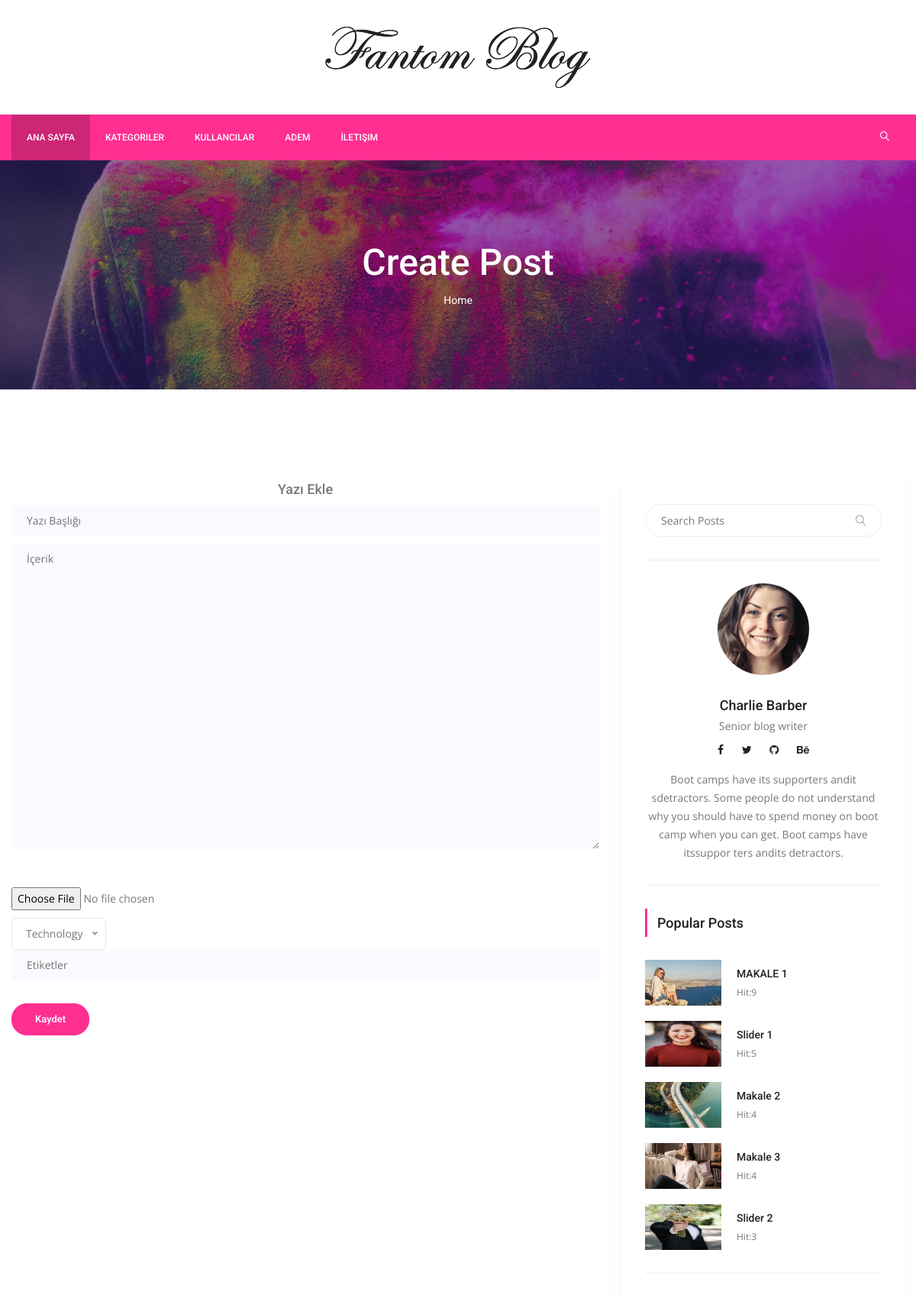
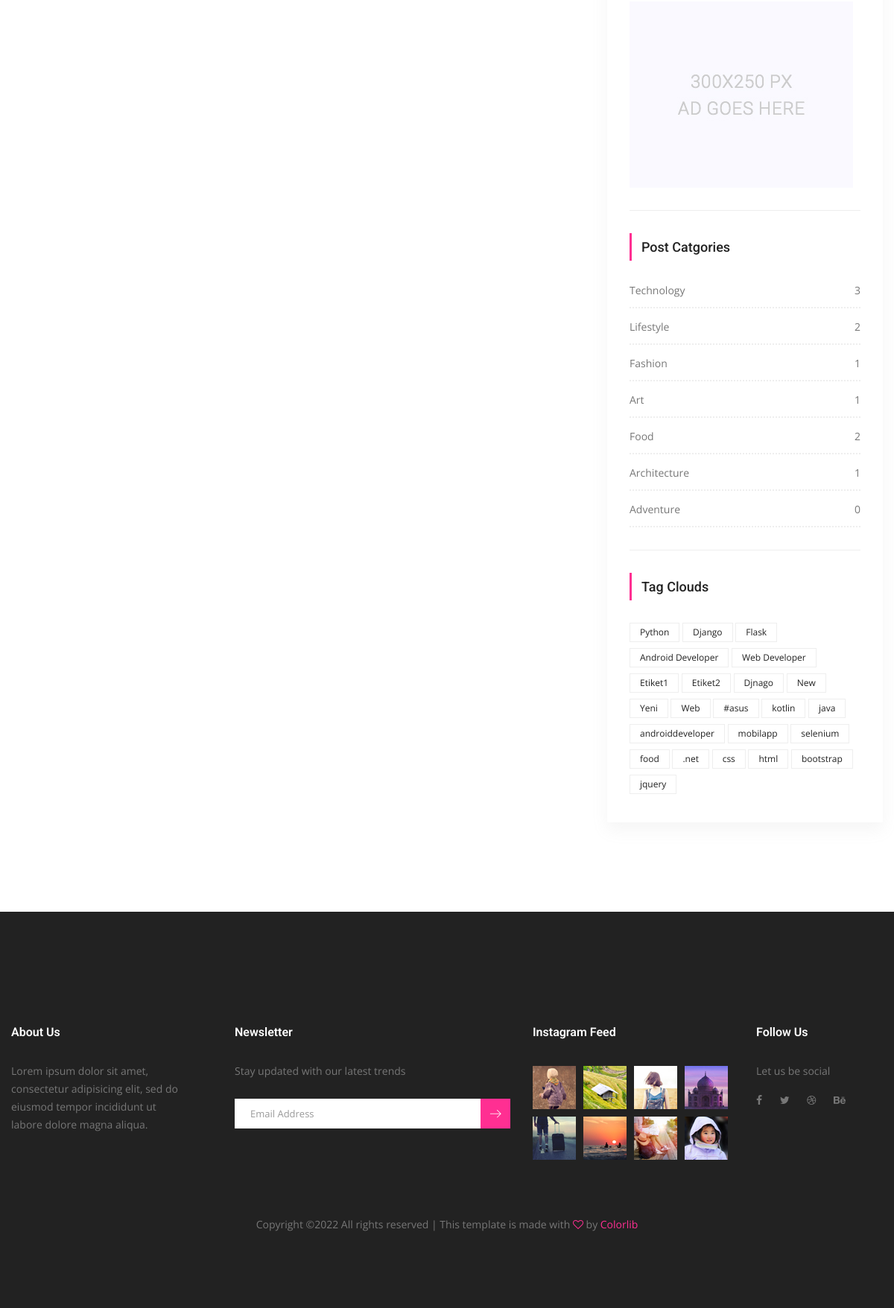
The app's page /post-create (signed in) with its own data (2 pictures, top to bottom).
### posts/models.py (models this page shows, shortened)
class Post(models.Model):
    title = models.CharField(max_length=150)
    content = models.TextField()
    publishing_date = models.DateTimeField(auto_now_add=True)
    image = models.ImageField(blank=True,null=True,upload_to='uploads/',default='uploads/blog-3.jpg')
    user = models.ForeignKey(settings.AUTH_USER_MODEL,on_delete=models.CASCADE,default=1)
    slug = models.SlugField(default="slug",editable=False)
    category = models.ForeignKey(Category,on_delete=models.CASCADE,default=1,related_name="posts")
    tag = models.ManyToManyField(Tag,related_name="posts",blank=True)
    slider_post = models.BooleanField(default=False)
    hit = models.PositiveIntegerField(default=0)

class Category(models.Model):
    title = models.CharField(max_length=250)
    slug = models.SlugField(default="slug",editable=False)
    def __str__(self):
        return self.title
    def post_count(self):
        return self.posts.all().count()

class Tag(models.Model):
    title = models.CharField(max_length=50)
    slug = models.SlugField(editable=False)

### posts/views.py (the view, shortened to what this page needs)
# urls.py: path('post-create',CreatePostView.as_view(),name='create_post'),
@method_decorator(login_required(login_url='users/login'),name="dispatch")
class CreatePostView(SuccessMessageMixin,CreateView):
    template_name = 'posts/create-post.html'
    form_class = PostCreationForm
    model = Post
    success_message = "Post Başarıyla Oluşturuldu!"

### posts/forms.py
class PostCreationForm(forms.ModelForm):
    class Meta:
        model = Post
        widgets = {
            'title':forms.TextInput(attrs={'class':'single-input','placeholder':'Yazı Başlığı'}),
            'content':forms.Textarea(attrs={'class':'single-input','placeholder':'İçerik','style':'margin-bottom:50px'}),
        }
        fields = [
            'title',
            'content',
            'image',
            'category',
        ]

### posts/templatetags/custom_tags.py (called while the page is built)
@register.simple_tag(name='categories')
def all_categories():
    return Category.objects.all()

@register.simple_tag(name='tags')
def all_tags():
    return Tag.objects.all()

@register.simple_tag(name='hit_posts')
def hit_posts():
    return Post.objects.order_by('-hit')[:5]

### templates/posts/create-post.html (shortened to what this page needs)
{% extends 'base.html' %}
{% load static %}
{% block content %}
        <section class="banner_area">
            <div class="banner_inner d-flex align-items-center">
            	<div class="overlay bg-parallax" data-stellar-ratio="0.9" data-stellar-vertical-offset="0" data-background=""></div>
				<div class="container">
					<div class="banner_content text-center">
						<h2>Create Post</h2>
						<div class="page_link">
							<a href="index.html">Home</a>
						</div>
					</div>
				</div>
            </div>
        </section>
        <section class="blog_area p_120 single-post-area">
            <div class="container">
                <div class="row">
                    <div class="col-lg-8">
                        <h4 style="text-align: center;">Yazı Ekle</h4>
                        <form method="post" enctype="multipart/form-data">{% csrf_token %}
                            {% for field in form %}
                              <div class="mt-10">
                                {{ field }}
                              </div>
                            {% endfor %}
                            <br>
                            <div class="mt-10" >
                                <input type="text" name="tag" class="single-input" placeholder="Etiketler" onfocus="this.placeholder = ''" onblur="this.placeholder = 'Etiketler'">
                            </div>
                            <button type="submit" class="generic-btn submit_btn" style="margin-top: 30px" >Kaydet</button>
                        </form>
        			</div>
                    {% include 'right_side.html' %}
                </div>
            </div>
        </section>
{% endblock %}

### templates/base.html (shortened to what this page needs)
{% load static %}
{% load custom_tags %}
<!doctype html>
<html lang="en">
    <head>
        <link rel="stylesheet" href="{% static "css/bootstrap.css" %}">
        <link rel="stylesheet" href="{% static "vendors/linericon/style.css" %}">
        <link rel="stylesheet" href="{% static "css/font-awesome.min.css" %}">
        <link rel="stylesheet" href="{% static "vendors/owl-carousel/owl.carousel.min.css" %}">
        <link rel="stylesheet" href="{% static "vendors/lightbox/simpleLightbox.css" %}">
        <link rel="stylesheet" href="{% static "vendors/nice-select/css/nice-select.css" %}">
        <link rel="stylesheet" href="{% static "vendors/animate-css/animate.css" %}">
        <link rel="stylesheet" href="{% static "vendors/jquery-ui/jquery-ui.css" %}">
        <link rel="stylesheet" href="{% static "css/style.css" %}">
        <link rel="stylesheet" href="{% static "css/responsive.css" %}">
    </head>
    <body>
        <header class="header_area">
            <div class="logo_part">
            	<div class="container">
            		<a class="logo" href="{% url 'index' %}"><img src="{% static "img/logo.png" %}" alt=""></a>
            	</div>
            </div>
			<div class="main_menu">
				<nav class="navbar navbar-expand-lg navbar-light">
					<div class="container">
						<div class="collapse navbar-collapse offset" id="navbarSupportedContent">
							<ul class="nav navbar-nav menu_nav">
								<li class="nav-item active"><a class="nav-link" href="{% url 'index' %}">Ana Sayfa</a></li>
                                <li class="nav-item submenu dropdown">
									<a href="#" class="nav-link dropdown-toggle" data-toggle="dropdown" role="button" aria-haspopup="true" aria-expanded="false">Kategoriler</a>
                                            {% categories as categories %}
								</li>
								<li class="nav-item"><a class="nav-link" href="{% url 'users:user_list' %}">Kullancılar</a></li>
                                {% if user.is_authenticated%}
								<li class="nav-item submenu dropdown">
									<a href="#" class="nav-link dropdown-toggle" data-toggle="dropdown" role="button" aria-haspopup="true" aria-expanded="false">{{ user.username }}</a>
								</li>
                                {% else %}
								<li class="nav-item"><a class="nav-link" href="{% url 'users:login' %}">Giriş Yap</a></li>
								<li class="nav-item"><a class="nav-link" href="{% url 'users:register' %}">Kayıt Ol</a></li>
                                {% endif %}
                                <li class="nav-item"><a class="nav-link" href="#">İletişim</a></li>
							</ul>
							<ul class="nav navbar-nav navbar-right ml-auto">
								<li class="nav-item"><a href="#" class="search"><i class="lnr lnr-magnifier"></i></a></li>
							</ul>
						</div>
					</div>
				</nav>
			</div>
        </header>
    {% block content %}
    {% endblock %}
        <footer class="footer-area">
            <div class="container">
                <div class="row">
                    <div class="col-lg-3  col-md-6 col-sm-6">
                        <div class="single-footer-widget">
                            <h6 class="footer_title">About Us</h6>
                            <p>Lorem ipsum dolor sit amet, consectetur adipisicing elit, sed do eiusmod tempor incididunt ut labore dolore magna aliqua.</p>
                        </div>
                    </div>
                    <div class="col-lg-4 col-md-6 col-sm-6">
                        <div class="single-footer-widget">
                            <h6 class="footer_title">Newsletter</h6>
                            <p>Stay updated with our latest trends</p>
                            <div id="mc_embed_signup">
                                <form target="_blank" action="https://spondonit.us12.list-manage.com/subscribe/post?u=1462626880ade1ac87bd9c93a&amp;id=92a4423d01" method="get" class="subscribe_form relative">
                                    <div class="input-group d-flex flex-row">
                                        <input name="EMAIL" placeholder="Email Address" onfocus="this.placeholder = ''" onblur="this.placeholder = 'Email Address '" required="" type="email">
                                        <button class="btn sub-btn"><span class="lnr lnr-arrow-right"></span></button>
                                    </div>
                                </form>
                            </div>
                        </div>
                    </div>
                    <div class="col-lg-3 col-md-6 col-sm-6">
                        <div class="single-footer-widget instafeed">
                            <h6 class="footer_title">Instagram Feed</h6>
                            <ul class="list instafeed d-flex flex-wrap">
                                <li><img src="{% static "img/instagram/Image-01.jpg" %}" alt=""></li>
                                <li><img src="{% static "img/instagram/Image-02.jpg" %}" alt=""></li>
                                <li><img src="{% static "img/instagram/Image-03.jpg" %}" alt=""></li>
                                <li><img src="{% static "img/instagram/Image-04.jpg" %}" alt=""></li>
                                <li><img src="{% static "img/instagram/Image-05.jpg" %}" alt=""></li>
                                <li><img src="{% static "img/instagram/Image-06.jpg" %}" alt=""></li>
                                <li><img src="{% static "img/instagram/Image-07.jpg" %}" alt=""></li>
                                <li><img src="{% static "img/instagram/Image-08.jpg" %}" alt=""></li>
                            </ul>
                        </div>
                    </div>
                    <div class="col-lg-2 col-md-6 col-sm-6">
                        <div class="single-footer-widget f_social_wd">
                            <h6 class="footer_title">Follow Us</h6>
                            <p>Let us be social</p>
                            <div class="f_social">
                            	<a href="#"><i class="fa fa-facebook"></i></a>
								<a href="#"><i class="fa fa-twitter"></i></a>
								<a href="#"><i class="fa fa-dribbble"></i></a>
								<a href="#"><i class="fa fa-behance"></i></a>
                            </div>
                        </div>
                    </div>
                </div>
                <div class="row footer-bottom d-flex justify-content-between align-items-center">
                    <p class="col-lg-12 footer-text text-center">
Copyright &copy;<script>document.write(new Date().getFullYear());</script> All rights reserved | This template is made with <i class="fa fa-heart-o" aria-hidden="true"></i> by <a href="https://colorlib.com" target="_blank">Colorlib</a>
</p>
                </div>
            </div>
        </footer>
    </body>
</html>

### templates/right_side.html
{% load static %}
{% load custom_tags %}
<div class="col-lg-4">
                        <div class="blog_right_sidebar">
                            <aside class="single_sidebar_widget search_widget">
                                <form action="{% url 'search' %}" method="get">
                                    <div class="input-group">
                                            <input type="text" class="form-control" placeholder="Search Posts" name="q">
                                            <span class="input-group-btn">
                                                <button class="btn btn-default" type="button"><i class="lnr lnr-magnifier"></i></button>
                                            </span>
                                    </div>
                                </form>
                                <div class="br"></div>
                            </aside>
                            <aside class="single_sidebar_widget author_widget">
                                <img class="author_img rounded-circle" src="{% static "img/blog/author.png" %}" alt="">
                                <h4>Charlie Barber</h4>
                                <p>Senior blog writer</p>
                                <div class="social_icon">
                                    <a href="#"><i class="fa fa-facebook"></i></a>
                                    <a href="#"><i class="fa fa-twitter"></i></a>
                                    <a href="#"><i class="fa fa-github"></i></a>
                                    <a href="#"><i class="fa fa-behance"></i></a>
                                </div>
                                <p>Boot camps have its supporters andit sdetractors. Some people do not understand why you should have to spend money on boot camp when you can get. Boot camps have itssuppor ters andits detractors.</p>
                                <div class="br"></div>
                            </aside>
                            <aside class="single_sidebar_widget popular_post_widget">
                                <h3 class="widget_title">Popular Posts</h3>
                                {% hit_posts as posts %}
                                {% for post in posts %}
                                <div class="media post_item">
                                    <img src="{{ post.image.url }}" href="{% url 'detail' pk=post.pk slug=post.slug %}" style="height: 60px;width:100px">
                                    <div class="media-body">
                                        <a href="{% url 'detail' pk=post.pk slug=post.slug %}"><h3>{{ post.title }}</h3></a>
                                        <p>Hit:{{ post.hit }}</p>
                                    </div>
                                </div>
                                {% endfor %}
                                <div class="br"></div>
                            </aside>
                            <aside class="single_sidebar_widget">
                                <a href="#"><img class="img-fluid" src="{% static "img/blog/add.jpg" %}" alt=""></a>
                                <div class="br"></div>
                            </aside>
                            <aside class="single_sidebar_widget post_category_widget">
                                <h4 class="widget_title">Post Catgories</h4>
                                <ul class="list cat-list">
                                {% categories as categories %}
                                {% for category in categories %}
                                    <li>
                                        <a href="{% url 'category_detail' pk=category.id slug=category.slug %}" class="d-flex justify-content-between">
                                            <p>{{ category.title }}</p>
                                            <p>{{ category.post_count }}</p>
                                        </a>
                                    </li>
                                {% endfor %}
                                </ul>
                                <div class="br"></div>
                            </aside>
                            <aside class="single-sidebar-widget tag_cloud_widget">
                                <h4 class="widget_title">Tag Clouds</h4>
                                <ul class="list">
                                    {% tags as tags %}
                                    {% for tag in tags %}
                                        <li><a href="{% url 'tag_detail' pk=tag.id slug=tag.slug %}">{{ tag.title }}</a></li>
                                    {% endfor %}
                                </ul>
                            </aside>
                        </div>
</div>

### static/css/responsive.css (style rules this page uses)
@media (max-width:1619px) { .header_area .navbar .search { margin-left: 40px; } }

### records on screen
Post: image (picture), title "MAKALE 1", hit "9"
Post: image (picture), title "Slider 1", hit "5"
Post: image (picture), title "Makale 2", hit "4"
Post: image (picture), title "Makale 3", hit "4"
Post: image (picture), title "Slider 2", hit "3"
Category: title "Technology", post_count "3"
Category: title "Lifestyle", post_count "2"
Category: title "Fashion", post_count "1"
Category: title "Art", post_count "1"
Category: title "Food", post_count "2"
Category: title "Architecture", post_count "1"
Category: title "Adventure", post_count "0"
Tag: title "Python"
Tag: title "Django"
Tag: title "Flask"
Tag: title "Android Developer"
Tag: title "Web Developer"
Tag: title "Etiket1"
Tag: title "Etiket2"
Tag: title "Djnago"
Tag: title "New"
Tag: title "Yeni"
Tag: title "Web"
Tag: title "#asus"
Tag: title "kotlin"
Tag: title "java"
Tag: title "androiddeveloper"
Tag: title "mobilapp"
Tag: title "selenium"
Tag: title "food"
Tag: title ".net"
Tag: title "css"
Tag: title "html"
Tag: title "bootstrap"
Tag: title "jquery"

### other values on screen
{{ user.username }} "ADEM"
